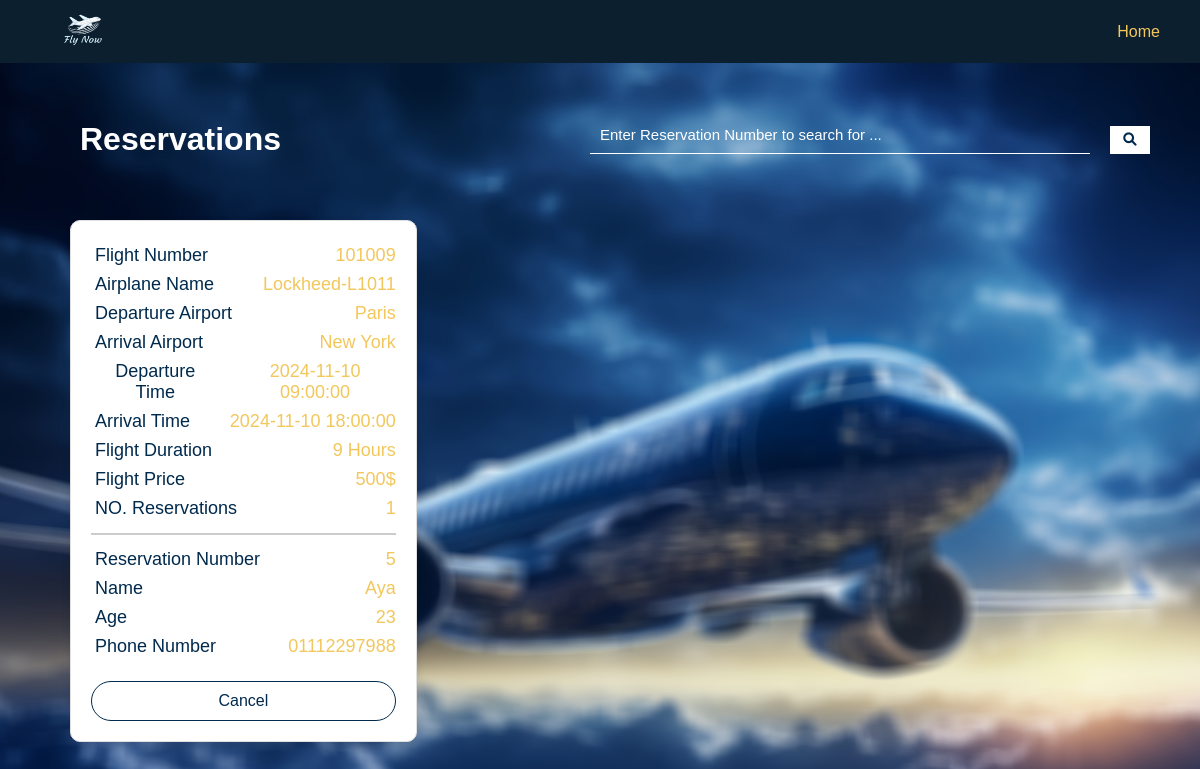
/reservations (signed in), run on the app's committed database.
### models/flight.py (models this page shows, shortened)
class Flight(db.Model):
    __tablename__ = 'flights'
    id = db.Column(db.Integer, primary_key=True)
    flight_number = db.Column(db.Integer, unique=True)
    airplane_name = db.Column(db.String)
    departure_airport = db.Column(db.String)
    arrival_airport = db.Column(db.String)
    departure_time = db.Column(db.DateTime)
    arrival_time = db.Column(db.DateTime)
    flight_duration = db.Column(db.String)
    flight_capacity = db.Column(db.Integer)
    flight_price = db.Column(db.Integer)
    @property
    def is_old_flight(self):
        return self.departure_time < datetime.now()
    def to_dict(self):
        return {
            "id": self.id,
            "flight_number": self.flight_number,
            "airplane_name": self.airplane_name,
            "departure_airport": self.departure_airport,
            "arrival_airport": self.arrival_airport,
            "departure_time": self.departure_time,
            "arrival_time": self.arrival_time,
            "flight_duration": self.flight_duration,
            "flight_capacity": self.flight_capacity,
            "flight_price": self.flight_price,
            "is_old_flight": self.is_old_flight
        }

### models/booking.py (models this page shows, shortened)
class Booking(db.Model):
    __tablename__ = 'bookings'
    id = db.Column(db.Integer, primary_key=True)
    flight_number = db.Column(db.Integer, db.ForeignKey('flights.flight_number'))
    user_id = db.Column(db.Integer,db.ForeignKey('users.user_id'))
    name = db.Column(db.String)
    age = db.Column(db.Integer)
    phone_number = db.Column(db.String)
    def __init__(self, flight_number='', user_id='', name='', age='', phone_number=''):
        self.flight_number = flight_number
        self.user_id = int(user_id)if user_id else None
        self.name = name
        self.age = int(age)if age else None
        self.phone_number = phone_number
    def get_bookings(self):
        try:
            bookings = Booking.query.filter_by(user_id=self.user_id).all()
            current_time = datetime.now()
            user_flights = []
            for booking in bookings:
                flight = Flight.query.filter_by(flight_number=booking.flight_number).first()
                if flight and flight.departure_time >= current_time:
                    flight_dict = flight.to_dict()
                    flight_dict['reservation_id'] = booking.id
                    flight_dict['name'] = booking.name
                    flight_dict['age'] = booking.age
                    flight_dict['phone_number'] = booking.phone_number
                    user_flights.append(flight_dict)
            return user_flights if user_flights else None
        except Exception as e:
            return None

### app.py (the view)
@app.route("/reservations")
def reservationspage():
    user_id = session['user']
    booking = Booking(user_id=user_id)
    bookings = booking.get_bookings()
    return render_template('reservations.html', bookings=bookings, admin=False, search=False,flight_number='')

### templates/reservations.html (shortened to what this page needs)
<!DOCTYPE html>
<html lang="en">
  <head>
    <link rel="stylesheet" href="{{ url_for('static', filename='styles.css') }}" />
    <link rel="stylesheet" href="{{ url_for('static', filename='navbarstyles.css') }}" />
    <link rel="stylesheet" href="https://cdnjs.cloudflare.com/ajax/libs/font-awesome/6.0.0-beta3/css/all.min.css">
  </head>
  <body>
    <div id="nav-bar">
      <img src="{{ url_for('static', filename='logo.png') }}" width="120px" alt="fly now" />
      <a class="nav-a" href="/">Home </a>
    </div>
    <header>
      <h1 id="home-header">Reservations</h1>
      <form action="/search-reservation" method="get">
        <input placeholder="Enter Reservation Number to search for ..." type="number" name="q" />
        <button type="submit" class="search-button">
          <i class="fas fa-search"></i>
        </button>
      </form>
    </header>
    {% if bookings %}
    {% if bookings[0] is not none %}
    <div id="content">
          {% for booking in bookings %}
            <div class="flight-card">
              <div class="flight-card-content">
                <p>Flight Number</p>
                <span class="flight-number">{{ booking.flight_number }}</span>
              </div>
              <div class="flight-card-content">
                <p>Airplane Name</p>
                <span>{{ booking.airplane_name }}</span>
              </div>
              <div class="flight-card-content">
                <p>Departure Airport</p>
                <span>{{ booking.departure_airport }}</span>
              </div>
              <div class="flight-card-content">
                <p>Arrival Airport</p>
                <span>{{ booking.arrival_airport }}</span>
              </div>
              <div class="flight-card-content">
                <p>Departure Time</p>
                <span>{{ booking.departure_time }}</span>
              </div>
              <div class="flight-card-content">
                <p>Arrival Time</p>
                <span>{{ booking.arrival_time }}</span>
              </div>
              <div class="flight-card-content">
                <p>Flight Duration</p>
                <span>{{ booking.flight_duration }}</span>
              </div>
              <div class="flight-card-content">
                <p>Flight Price</p>
                <span>{{ booking.flight_price }}$</span>
              </div>
              <div class="flight-card-content">
                <p>NO. Reservations</p>
                <span>{{ booking.flight_capacity }}</span>
              </div>
              <hr style="border: 1px solid #ccc; margin: 10px 0;">
              <div class="flight-card-content">
                <p>Reservation Number</p>
                <span>{{ booking.reservation_id }}</span>
              </div>
              <div class="flight-card-content">
                <p>Name</p>
                <span>{{ booking.name }}</span>
              </div>
              <div class="flight-card-content">
                <p>Age</p>
                <span>{{ booking.age }}</span>
              </div>
              <div class="flight-card-content">
                <p>Phone Number</p>
                <span>{{ booking.phone_number }}</span>
              </div>
              {% if not admin %}
                <div class="cancel-button">
                  <a href="/delete-booking?reservation_id={{ booking.reservation_id }}&flight_number={{ booking.flight_number }}">Cancel</a>
                </div>
              {% endif %}
            </div>
          {% endfor %}
    </div>
        {% else %}
          <div class="flex-center">
            <img src="{{ url_for('static', filename='robo.png') }}" width="300px" alt="no-result-found">
          </div>
          <h1 style="margin: 10px;">No Bookings with this Reservation Number!</h1>
        {% endif %}
      {% endif %}
  </body>
</html>

### static/styles.css (style rules this page uses)
html { height: 100%; }
body { font-family: Arial, Helvetica, sans-serif; padding: 0; margin: 0; overflow-x: hidden; width: 100%; background: url("4.jpg") no-repeat center center fixed; background-size: cover; font-family: sans-serif; height: 100%; }
* { box-sizing: border-box; }
#home-header { text-align: left; margin-left: 30px; }
#content { padding-right: 50px; padding-left: 50px; margin: 20px; display: grid; grid-template-columns: repeat(3, 1fr); gap: 10px; }
p { font-size: 18px; color: #000; }
span { color: #f2c75b; font-size: 18px; text-transform: capitalize; }
.flight-card { background-color: white; border-radius: 10px; box-shadow: 0 4px 8px rgba(0, 0, 0, 0.1); padding: 20px; margin: 20px auto; max-width: 400px; border: 1px solid #e0e0e0; text-align: center; display: flex; flex-direction: column; justify-content: space-between; }
.flight-card p { color: #002a4d; padding: 2px; margin: 2px; }
h1 { text-align: center; color: white; }
.flight-card .flight-card-content { display: flex; flex-direction: row; justify-content: space-between; align-items: center; gap: 15px; }
.flight-card .submit-button, .flight-card .cancel-button, .flight-card .edit-delete-div { align-self: center; }
.cancel-button { width: 100%; border-radius: 20px; cursor: pointer; display: flex; margin-top: 20px; justify-content: center; border: 1px solid #002a4d; }
.cancel-button a { color: #002a4d; text-decoration: none; padding: 10px; }
button { background-color: #fff; color: #002a4d; width: 40px; padding: 7px; display: flex; align-items: center; justify-content: center; border: 0; outline: none; cursor: pointer; }
input::placeholder { color: white; opacity: 1; }
header { display: flex; flex-direction: row; justify-content: space-between; margin-top: 100px; padding-right: 50px; padding-left: 50px; }
header form { display: flex; flex-direction: row; align-items: center; justify-content: space-between; }
header input { width: 500px; display: block; background: none; margin-right: 20px; border: 0; border-bottom: 1px solid #fff; padding: 10px; margin-bottom: 10px; color: #fff; box-sizing: border-box; font-size: 15px; outline: none; }

### static/navbarstyles.css (style rules this page uses)
#nav-bar { background-color: #0C1F2E; width: 100%; margin: 0; top: 0; left: 0; height: 7%; position: fixed; display: flex; align-items: center; justify-content: space-between; padding-left: 20px; z-index: 10; }
.nav-a { color: #f2c75b; margin-right: 30px; text-decoration: none; padding: 10px; }

### data on the page
Flight: flight_number "101009", airplane_name "Lockheed-L1011", departure_airport "Paris", arrival_airport "New York", departure_time "2024-11-10 09:00:00", arrival_time "2024-11-10 18:00:00", flight_duration "9 Hours", flight_price "500"
Booking: name "Aya", phone_number "01112297988"

### other printed values
{{ booking.flight_capacity }} "1"
{{ booking.reservation_id }} "5"
{{ booking.age }} "23"
